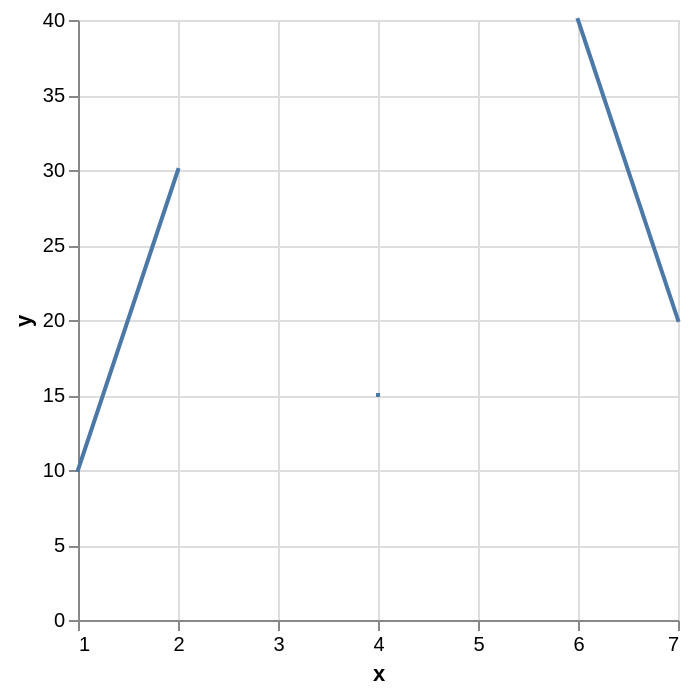

Source (Vega-Lite JSON):
### Vega-Lite specification from a JSON file in a GitHub repository (floating-point values rounded to 4 significant figures)
{"$schema": "https://vega.github.io/schema/vega-lite/v2.json", "description": "A simple bar chart with embedded data.", "data": {"values": [{"x": 1, "y": 10}, {"x": 2, "y": 30}, {"x": 3, "y": null}, {"x": 4, "y": 15}, {"x": 5, "y": null}, {"x": 6, "y": 40}, {"x": 7, "y": 20}]}, "mark": {"type": "line", "strokeCap": "square"}, "encoding": {"x": {"field": "x", "type": "quantitative"}, "y": {"field": "y", "type": "quantitative"}}}
